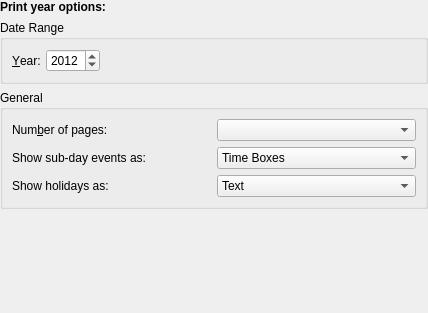
<?xml version="1.0" encoding="UTF-8"?>
<ui version="4.0">
 <author>Reinhold Kainhofer &lt;reinhold@kainhofer.com&gt;</author>
 <comment>Configuration page for the yearly print mode.</comment>
 <class>CalPrintYearConfig_Base</class>
 <widget class="QWidget" name="CalPrintYearConfig_Base">
  <property name="geometry">
   <rect>
    <x>0</x>
    <y>0</y>
    <width>428</width>
    <height>313</height>
   </rect>
  </property>
  <layout class="QVBoxLayout" name="verticalLayout_3">
   <property name="leftMargin">
    <number>0</number>
   </property>
   <property name="topMargin">
    <number>0</number>
   </property>
   <property name="rightMargin">
    <number>0</number>
   </property>
   <property name="bottomMargin">
    <number>0</number>
   </property>
   <item>
    <widget class="QLabel" name="label">
     <property name="text">
      <string>&lt;html&gt;&lt;head/&gt;&lt;body&gt;&lt;p&gt;&lt;span style=&quot; font-size:9pt; font-weight:600;&quot;&gt;Print year options:&lt;/span&gt;&lt;/p&gt;&lt;/body&gt;&lt;/html&gt;</string>
     </property>
    </widget>
   </item>
   <item>
    <widget class="QGroupBox" name="mDateRangeGroup">
     <property name="title">
      <string>Date Range</string>
     </property>
     <property name="selectedId" stdset="0">
      <number>-1</number>
     </property>
     <layout class="QVBoxLayout" name="verticalLayout_2">
      <item>
       <layout class="QHBoxLayout" name="horizontalLayout">
        <item>
         <widget class="QLabel" name="mYearLabel">
          <property name="text">
           <string>&amp;Year:</string>
          </property>
          <property name="wordWrap">
           <bool>false</bool>
          </property>
          <property name="buddy">
           <cstring>mYear</cstring>
          </property>
         </widget>
        </item>
        <item>
         <widget class="QSpinBox" name="mYear">
          <property name="minimum">
           <number>0</number>
          </property>
          <property name="maximum">
           <number>2500</number>
          </property>
          <property name="value">
           <number>2012</number>
          </property>
         </widget>
        </item>
        <item>
         <spacer name="spacer4">
          <property name="orientation">
           <enum>Qt::Horizontal</enum>
          </property>
          <property name="sizeType">
           <enum>QSizePolicy::Expanding</enum>
          </property>
          <property name="sizeHint" stdset="0">
           <size>
            <width>120</width>
            <height>21</height>
           </size>
          </property>
         </spacer>
        </item>
       </layout>
      </item>
     </layout>
    </widget>
   </item>
   <item>
    <widget class="QGroupBox" name="mDisplayOptionsGroup">
     <property name="title">
      <string>General</string>
     </property>
     <layout class="QVBoxLayout" name="verticalLayout">
      <item>
       <layout class="QGridLayout" name="gridLayout">
        <item row="0" column="0">
         <widget class="QLabel" name="mPagesLabel">
          <property name="text">
           <string>Num&amp;ber of pages:</string>
          </property>
          <property name="wordWrap">
           <bool>false</bool>
          </property>
          <property name="buddy">
           <cstring>mPages</cstring>
          </property>
         </widget>
        </item>
        <item row="0" column="1">
         <widget class="KComboBox" name="mPages"/>
        </item>
        <item row="1" column="0">
         <widget class="QLabel" name="mSubDaysLabel">
          <property name="text">
           <string>Show sub-day events as:</string>
          </property>
          <property name="wordWrap">
           <bool>false</bool>
          </property>
         </widget>
        </item>
        <item row="1" column="1">
         <widget class="KComboBox" name="mSubDays">
          <property name="currentIndex">
           <number>1</number>
          </property>
          <item>
           <property name="text">
            <string>Text</string>
           </property>
          </item>
          <item>
           <property name="text">
            <string>Time Boxes</string>
           </property>
          </item>
         </widget>
        </item>
        <item row="2" column="0">
         <widget class="QLabel" name="mHolidaysLabel">
          <property name="text">
           <string>Show holidays as:</string>
          </property>
          <property name="wordWrap">
           <bool>false</bool>
          </property>
         </widget>
        </item>
        <item row="2" column="1">
         <widget class="KComboBox" name="mHolidays">
          <item>
           <property name="text">
            <string>Text</string>
           </property>
          </item>
          <item>
           <property name="text">
            <string>Time Boxes</string>
           </property>
          </item>
         </widget>
        </item>
       </layout>
      </item>
     </layout>
    </widget>
   </item>
   <item>
    <spacer name="verticalSpacer">
     <property name="orientation">
      <enum>Qt::Vertical</enum>
     </property>
     <property name="sizeHint" stdset="0">
      <size>
       <width>20</width>
       <height>71</height>
      </size>
     </property>
    </spacer>
   </item>
  </layout>
 </widget>
 <customwidgets>
  <customwidget>
   <class>KComboBox</class>
   <extends>QComboBox</extends>
   <header>kcombobox.h</header>
  </customwidget>
 </customwidgets>
 <resources/>
 <connections/>
</ui>
